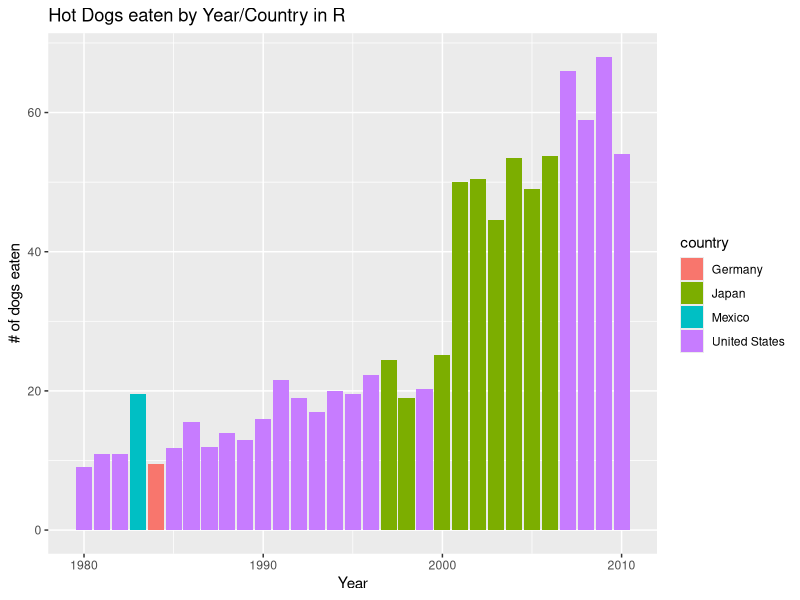
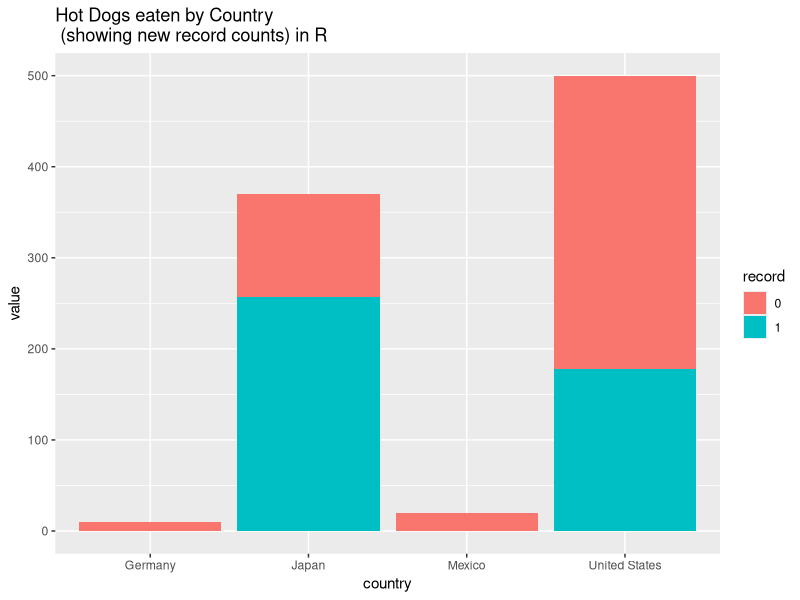
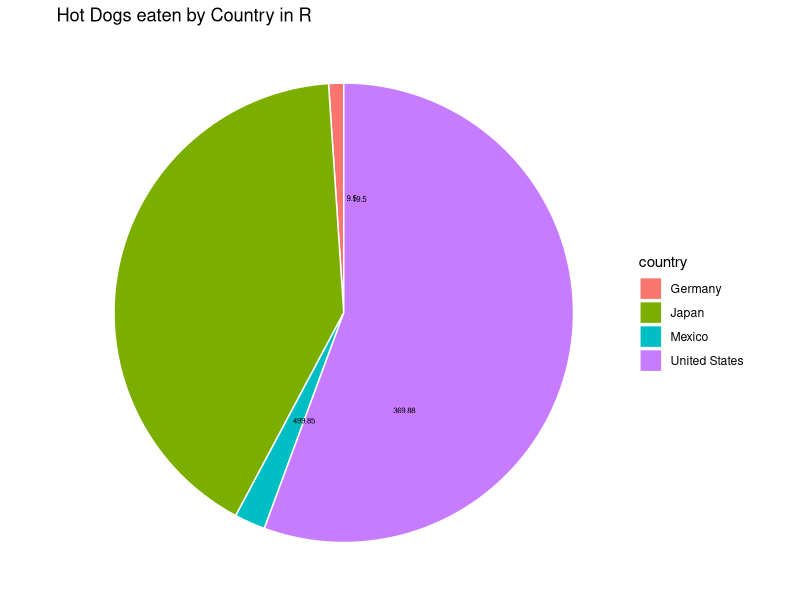
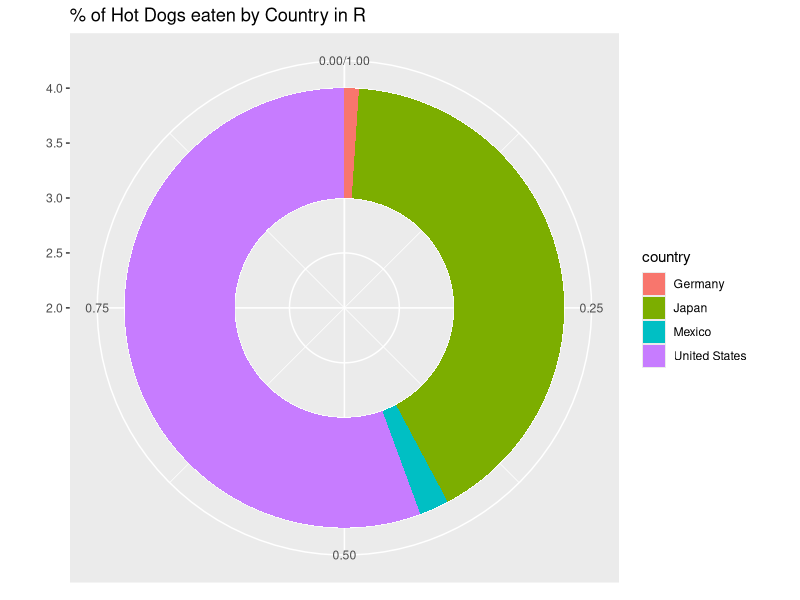

R code for these plots, in order:
# install.packages('ggplot2')

library(ggplot2)
library(dplyr)
library(tidyverse)

require(readxl)
df <- read_excel("hotdog-contest-winners.xlsx",
                 col_names=c('year','winner','dogsEaten','country','newRecord'),
                 skip = 1,
                 col_types = c("numeric","text","numeric","text","numeric")
                 )

df
glimpse(df)

# create the data frame
df_hotdog <- data.frame(
  year=df['year'],
  value=df['dogsEaten'],
  hue = df['country']
)

glimpse(df_hotdog)
df_hotdog$dogsEaten
# bar plot
ggplot(df_hotdog, aes(fill=country, y= dogsEaten, x=year)) +
  geom_bar(position="dodge", stat="identity") +
  xlab("Year") +
  ylab("# of dogs eaten") +
  ggtitle("Hot Dogs eaten by Year/Country in R")

# Stacked Bar
# create the data frame
df_hotdog <- data.frame(
  record=as.factor(df$newRecord),
  value=df$dogsEaten,
  country = df$country
)

df_hotdog

df_hotdog %>%
  group_by(record,country) %>%
  summarize(Total_Eaten = sum(value,na.rm = TRUE))
  

ggplot(df_hotdog, aes(x = country, y=value, fill=record)) + 
  geom_bar(stat="identity") +
  ggtitle("Hot Dogs eaten by Country\n (showing new record counts) in R")

# create the temporary data frame
df_hotdog <- data.frame(
  value=df['dogsEaten'],
  hue = df['country']
)

df_summ <- df_hotdog %>% 
  group_by(country) %>% 
  summarise(hotdogs = sum(dogsEaten))
  
glimpse(df_summ)

# Pie chart
# pct <- round(100*df_summ$hotdogs/sum(df_summ$hotdogs))

# pie(df_summ$hotdogs, 
#     labels = paste(df_summ$country, sep = " ", pct, "%"),
#     main = "Country wise breakup of pct of Total Hotdogs eaten")

ggplot(data = df_summ, aes(x = "", y = hotdogs, fill = country)) + 
  geom_bar(stat = "identity", width=1,color="white") + 
  coord_polar("y", start=0) +
  theme_void() +
  geom_text(aes(y = hotdogs, label = hotdogs), color = "black", size=2) +
  ggtitle("Hot Dogs eaten by Country in R")

#Doughnut chart
df_summ
# compute percentage
df_summ$fraction = df_summ$hotdogs/ sum(df_summ$hotdogs)
# Compute the cumulative percentages (top of each rectangle)
df_summ$ymax = cumsum(df_summ$fraction)
# Compute the bottom of each rectangle
df_summ$ymin = c(0, head(df_summ$ymax, n=-1))


ggplot(data = df_summ, aes(ymax=ymax, ymin=ymin, xmax=4, xmin=3, fill = country)) + 
  geom_rect() + 
  coord_polar(theta="y") +
  xlim(c(2,4)) +
  ggtitle("% of Hot Dogs eaten by Country in R")
